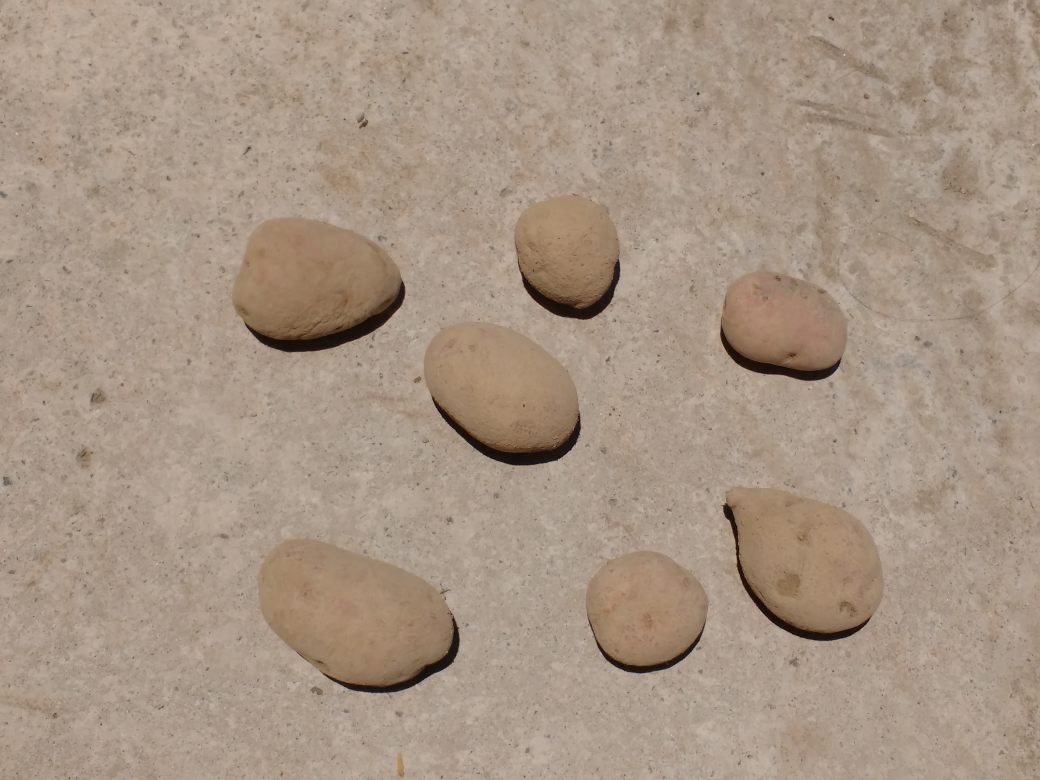
#> input picture papas/05.jpg, 4160 x 3120 px (shown at 1/4 size)
$ python papas.py
#> lines starting #> are read from the running program, lines starting #| are printed output that depends on the picture; after the words box and inside, x2 and y2 are one past the last pixel; in counts of white or black regions, pixels touching at a corner belong together
import cv2
import numpy as np

img = cv2.imread("papas/05.jpg",0)
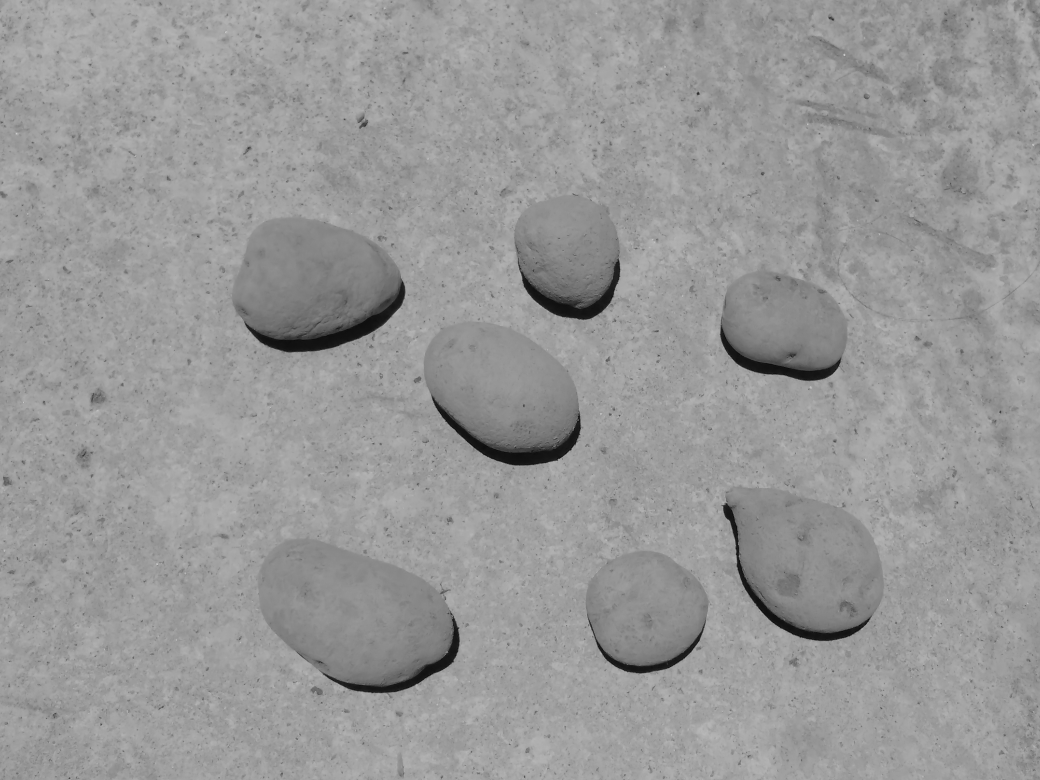
#> img: shape (3120, 4160) (shown at 1/4 size); min 0, max 234, mean 152.3

rows, cols = img.shape
#> rows = 3120; cols = 4160
img = cv2.resize(img, (cols/8,rows/8),interpolation = cv2.INTER_AREA)
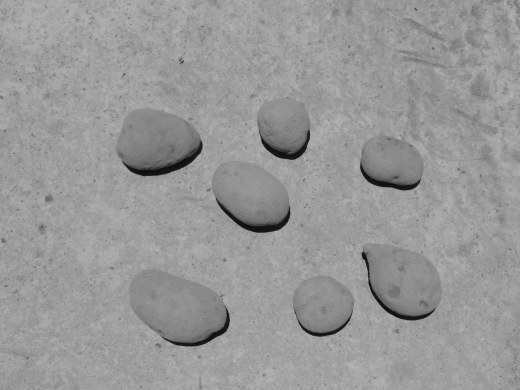
#> img: shape (390, 520); min 15, max 184, mean 152.3

median = cv2.medianBlur(img,5)
bilateral = cv2.bilateralFilter(img,9,75,75)

ret, th1 = cv2.threshold ( img, 160,255 , cv2.THRESH_BINARY_INV)
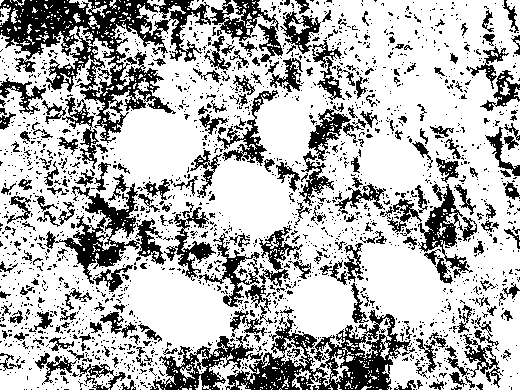
#> th1: shape (390, 520); 71.2% white; 2132 black regions (1882 under 20 px), largest, box (x1, y1, x2, y2) and area: (0, 0, 211, 143) 9850, (225, 307, 412, 390) 5690, (44, 183, 166, 284) 3314
#ret, otsu = cv2.threshold ( median	, 0,255 , cv2.THRESH_BINARY_INV+cv2.THRESH_OTSU)
##th2 = cv2.adaptiveThreshold(median,255,cv2.ADAPTIVE_THRESH_MEAN_C, cv2.THRESH_BINARY,11,2)
#th3 = cv2.adaptiveThreshold(median,255,cv2.ADAPTIVE_THRESH_GAUSSIAN_C, cv2.THRESH_BINARY,11,4)

kernel = np.ones((2,2),np.uint8)
erosion = cv2.erode(th1,kernel,iterations=20)
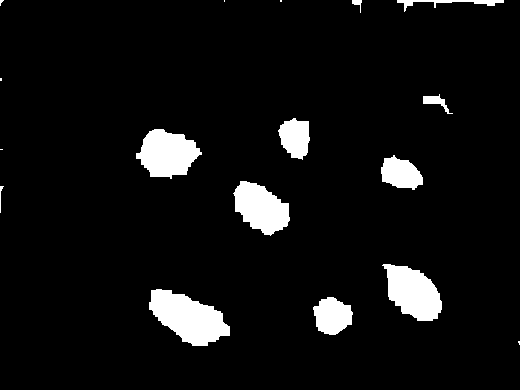
#> erosion: shape (390, 520); 6.4% white; 17 white regions (6 under 20 px), largest, box (x1, y1, x2, y2) and area: (149, 289, 230, 346) 2787, (382, 264, 442, 321) 2225, (136, 129, 202, 179) 2188
fth1 = cv2.medianBlur(erosion,5)
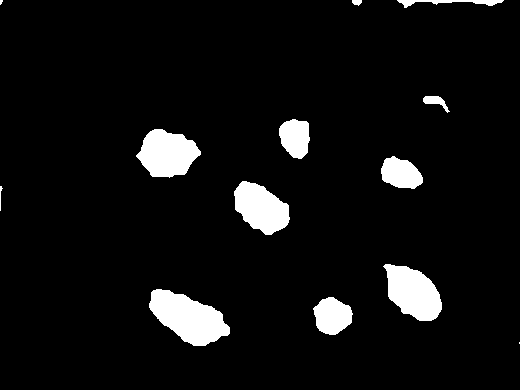
#> fth1: shape (390, 520); 6.3% white; 13 white regions (2 under 20 px), largest, box (x1, y1, x2, y2) and area: (149, 289, 230, 346) 2776, (383, 264, 442, 321) 2218, (136, 129, 201, 178) 2175

cv2.imshow("gg",img)
#cv2.imshow	("media",median	)
#cv2.imshow	("bilateral	",bilateral)
cv2.imshow("Th1",th1)
cv2.imshow("eros",erosion)
cv2.imshow("filter gauss",fth1)
#cv2.imshow("otsu",otsu)
'''
cv2.imshow("th1",th1)

cv2.imshow("mean",th2)
cv2.imshow("gauss",th3)'''


cv2.waitKey(0)
cv2.destroyAllWindows()

$ run again, with papas/02.jpg copied over papas/05.jpg
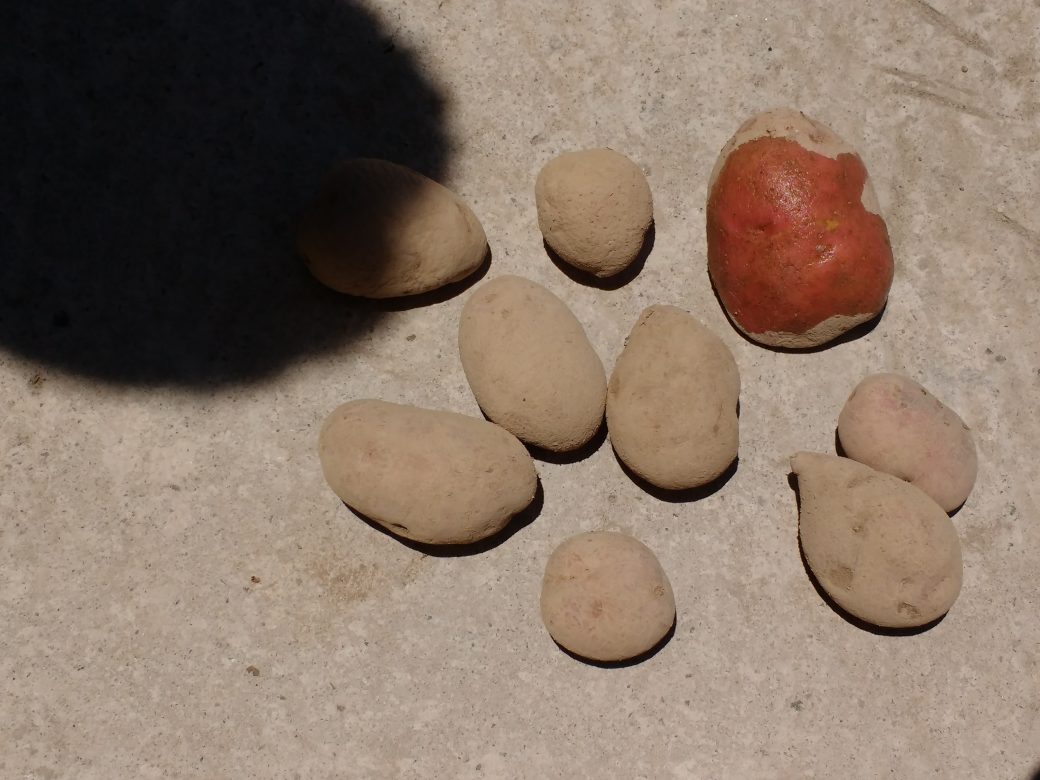
#> input picture papas/02.jpg, 4160 x 3120 px (shown at 1/4 size)
#> `ret, th1 = cv2.threshold ( img, 160,255 , cv2.THRESH_BINARY_INV)`:
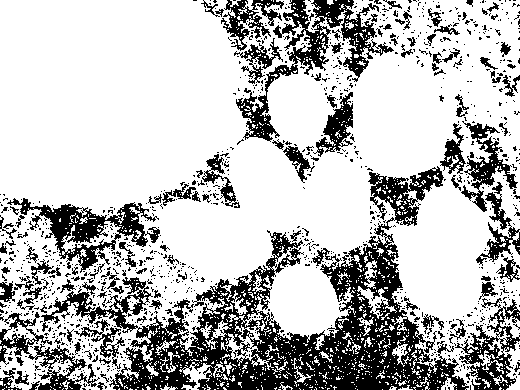
#> th1: shape (390, 520); 73.8% white; 1165 black regions (1054 under 20 px), largest, box (x1, y1, x2, y2) and area: (41, 166, 469, 390) 24768, (236, 0, 394, 142) 4616, (7, 198, 160, 273) 3382
#> erosion: shape (390, 520); 32.9% white; 10 white regions (3 under 20 px), largest, box (x1, y1, x2, y2) and area: (0, 0, 243, 209) 43571, (179, 160, 370, 279) 9371, (373, 76, 456, 177) 5719
#> `fth1 = cv2.medianBlur(erosion,5)`:
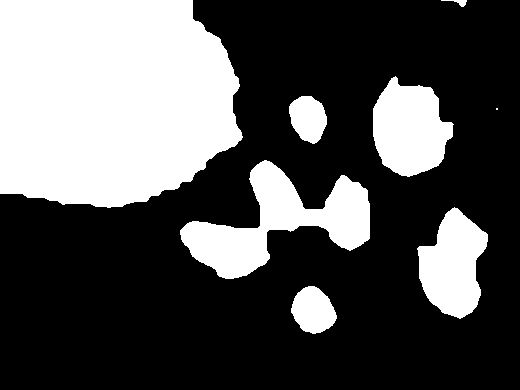
#> fth1: shape (390, 520); 32.9% white; 8 white regions (1 under 20 px), largest, box (x1, y1, x2, y2) and area: (0, 0, 243, 208) 43567, (180, 160, 370, 279) 9363, (373, 76, 454, 177) 5706

$ run again, with papas/04 (3).jpg copied over papas/05.jpg
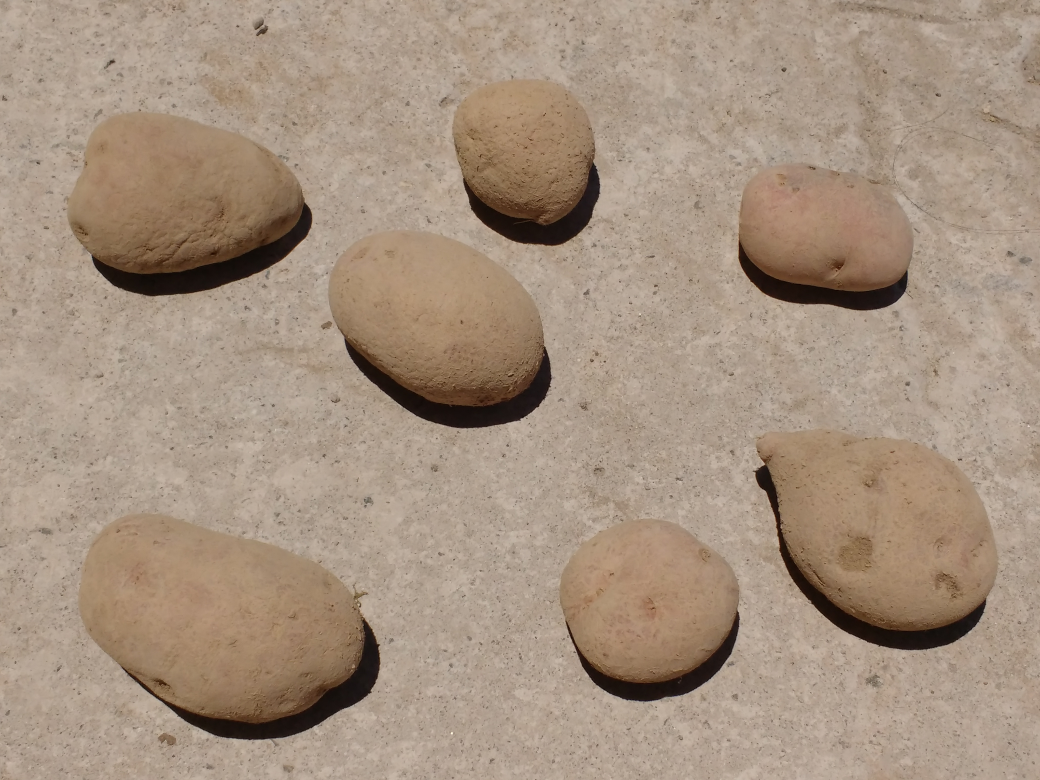
#> input picture papas/04 (3).jpg, 4160 x 3120 px (shown at 1/4 size)
#> `ret, th1 = cv2.threshold ( img, 160,255 , cv2.THRESH_BINARY_INV)`:
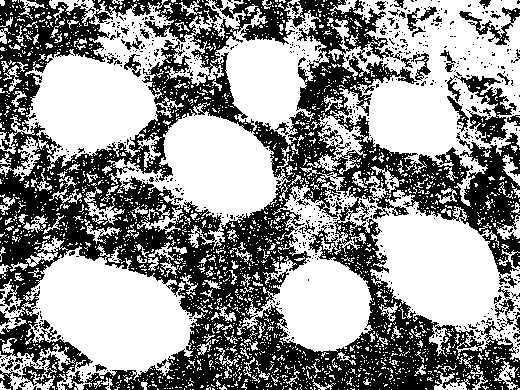
#> th1: shape (390, 520); 56.8% white; 770 black regions (716 under 20 px), largest, box (x1, y1, x2, y2) and area: (0, 0, 520, 390) 80591, (447, 75, 512, 144) 1500, (459, 7, 520, 45) 580
#> erosion: shape (390, 520); 15.7% white; 11 white regions (3 under 20 px), largest, box (x1, y1, x2, y2) and area: (60, 277, 190, 370) 7605, (402, 235, 498, 325) 6070, (56, 77, 154, 149) 4908
#> `fth1 = cv2.medianBlur(erosion,5)`:
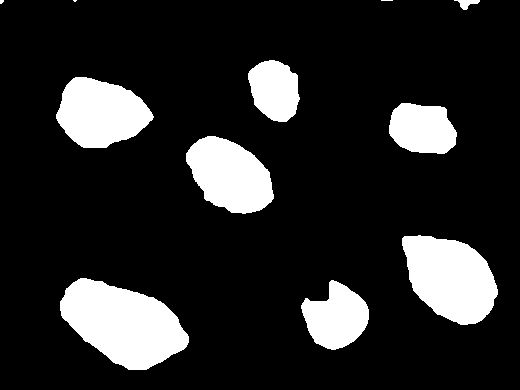
#> fth1: shape (390, 520); 15.6% white; 11 white regions (3 under 20 px), largest, box (x1, y1, x2, y2) and area: (60, 278, 189, 370) 7597, (402, 235, 498, 325) 6058, (56, 77, 154, 148) 4903
